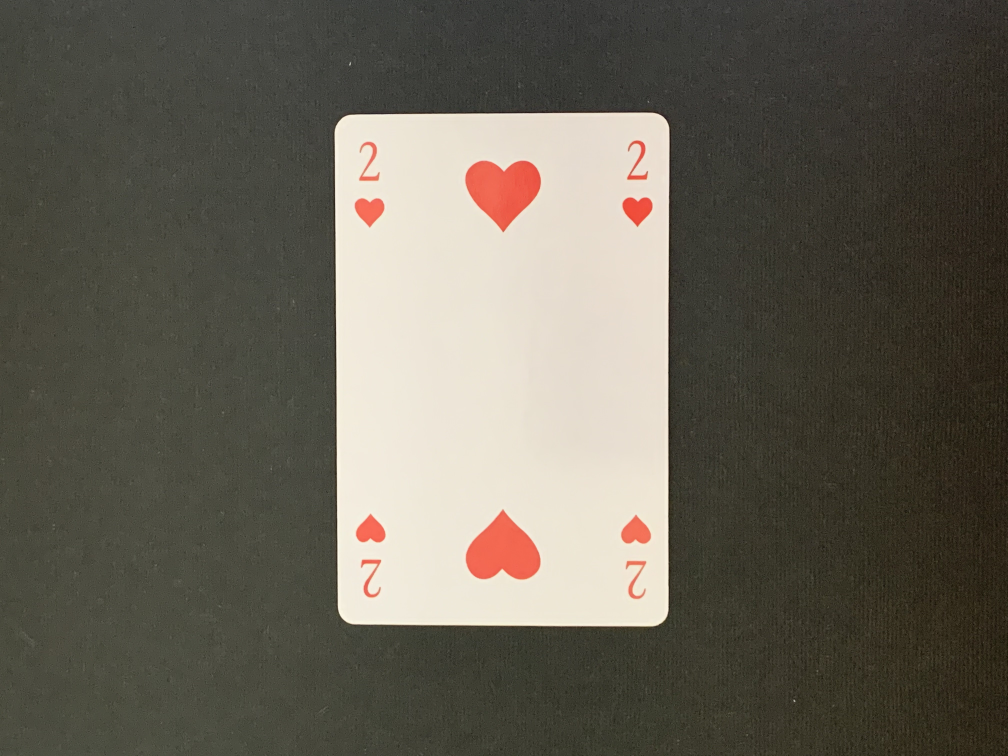
#> input picture dataset2_blackbackground/2h.jpg, 4032 x 3024 px, found by its file name (shown at 1/4 size)
$ jupyter execute --allow-errors creating_playing_cards_dataset_CDIO_editted.ipynb   (shell and % lines are left out)   (older library calls are emulated)
#> lines starting #> are read from the running program, lines starting #| are printed output that depends on the picture; after the words box and inside, x2 and y2 are one past the last pixel; in counts of white or black regions, pixels touching at a corner belong together
#### C.1 Measurements on the cards
Use a ruler to measure the dimensions as indicated in the image below.
For the corner* measures, the idea is to delimit one rectangular zone that can hold every value+suit. The size of the marks may vary with the value or the suit, so take the measures on the cards with the widest, the tallest symbols, and add one or two millimeters.

Report the measures in mm in the cell below (and don't forget to run the cell).

[cell 1]
# [9 lines of commented-out code are left out]
cardW=57
cardH=87
cornerXmin=10
cornerXmax=8
cornerYmin=4
cornerYmax=50


# We convert the measures from mm to pixels: multiply by an arbitrary factor 'zoom'
# You shouldn't need to change this
zoom=4
cardW*=zoom
cardH*=zoom
cornerXmin=int(cornerXmin*zoom)
cornerXmax=int(cornerXmax*zoom)
cornerYmin=int(cornerYmin*zoom)
cornerYmax=int(cornerYmax*zoom)

## Imports

[cell 2]
import numpy as np
import cv2
import os
from tqdm import tqdm
import random
import os
import matplotlib.pyplot as plt
import matplotlib.image as mpimg
import matplotlib.patches as patches
import pickle
from glob import glob
import imgaug as ia
from imgaug import augmenters as iaa
from shapely.geometry import Polygon

## functions used in this notebook

[cell 3]
def display_img(img,polygons=[],channels="bgr",size=9):
    """
        Function to display an inline image, and draw optional polygons (bounding boxes, convex hulls) on it.
        Use the param 'channels' to specify the order of the channels ("bgr" for an image coming from OpenCV world)
    """
    if not isinstance(polygons,list):
        polygons=[polygons]
    if channels=="bgr": # bgr (cv2 image)
        nb_channels=img.shape[2]
        if nb_channels==4:
            img=cv2.cvtColor(img,cv2.COLOR_BGRA2RGBA)
        else:
            img=cv2.cvtColor(img,cv2.COLOR_BGR2RGB)
    fig,ax=plt.subplots(figsize=(size,size))
    ax.set_facecolor((0,0,0))
    ax.imshow(img)
    for polygon in polygons:
        # An polygon has either shape (n,2),
        # either (n,1,2) if it is a cv2 contour (like convex hull).
        # In the latter case, reshape in (n,2)
        if len(polygon.shape)==3:
            polygon=polygon.reshape(-1,2)
        patch=patches.Polygon(polygon,linewidth=1,edgecolor='g',facecolor='none')
        ax.add_patch(patch)

# [31 lines left out: function give_me_filename, not called in this run]

data_dir="data" # Directory that will contain all kinds of data (the data we download and the data we generate)

if not os.path.isdir(data_dir):
    os.makedirs(data_dir)

card_suits=['s','h','d','c']
card_values=['A','K','Q','J','10','9','8','7','6','5','4','3','2']

# Pickle file containing the background images from the DTD
backgrounds_pck_fn=data_dir+"/backgrounds.pck"

# Pickle file containing the card images
cards_pck_fn=data_dir+"/cards.pck"


# imgW,imgH: dimensions of the generated dataset images
imgW=720
imgH=720


refCard=np.array([[0,0],[cardW,0],[cardW,cardH],[0,cardH]],dtype=np.float32)
refCardRot=np.array([[cardW,0],[cardW,cardH],[0,cardH],[0,0]],dtype=np.float32)
refCornerHL=np.array([[cornerXmin,cornerYmin],[cornerXmax,cornerYmin],[cornerXmax,cornerYmax],[cornerXmin,cornerYmax]],dtype=np.float32)
refCornerLR=np.array([[cardW-cornerXmax,cardH-cornerYmax],[cardW-cornerXmin,cardH-cornerYmax],[cardW-cornerXmin,cardH-cornerYmin],[cardW-cornerXmax,cardH-cornerYmin]],dtype=np.float32)
refCorners=np.array([refCornerHL,refCornerLR])

# Get Describable Textures Dataset (DTD)
A convenient way to generate backgrounds for the images of the cards dataset

### Download DTD (1x)

### Extract the DTD (1x)

### Load all *jpg from dtd subdirectories and save them in a pickle file (1x)

The next times, we will directly load the pickle file

[cell 4]
dtd_dir="./dtd/images/"
bg_images=[]
for subdir in glob(dtd_dir+"/*"):
    for f in glob(subdir+"/*.jpg"):
        bg_images.append(mpimg.imread(f))
print("Nb of images loaded :",len(bg_images))
print("Saved in :",backgrounds_pck_fn)
pickle.dump(bg_images,open(backgrounds_pck_fn,'wb'))

[cell 5]
# Clean-up
#!rm dtd-r1.0.1.tar.gz

### Load the backgounds pickle file in 'backgrounds'
'backgrounds' is an instance of the class Backgrounds
To get a random background image, call the method : backgrounds.get_random

[cell 6]
class Backgrounds():
    def __init__(self,backgrounds_pck_fn=backgrounds_pck_fn):
        self._images=pickle.load(open(backgrounds_pck_fn,'rb'))
        self._nb_images=len(self._images)
        print("Nb of images loaded :", self._nb_images)
    def get_random(self, display=False):
        bg=self._images[random.randint(0,self._nb_images-1)]
        if display: plt.imshow(bg)
        return bg

backgrounds = Backgrounds()

#> (a cell that did not finish here is left out)

# Extraction of the cards from pictures or video

### Define the alphamask
The alphamask has 2 purposes:
- clean the border of the detected cards,
- make that border transparent. Cards are not perfect rectangles because corners are rounded. We need to make transparent the zone between the real card and its bounding rectangle, otherwise this zone will be visible in the final generated images of the dataset

[cell 8]
bord_size=2 # bord_size alpha=0
alphamask=np.ones((cardH,cardW),dtype=np.uint8)*255
cv2.rectangle(alphamask,(0,0),(cardW-1,cardH-1),0,bord_size)
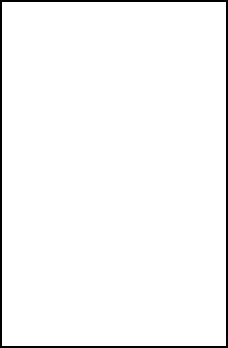
#> alphamask: shape (348, 228); 97.1% white; 1 black region, box (x1, y1, x2, y2) and area: (0, 0, 228, 348) 2288
cv2.line(alphamask,(bord_size*3,0),(0,bord_size*3),0,bord_size)
#> alphamask: shape (348, 228); 97.1% white; 1 black region, box (x1, y1, x2, y2) and area: (0, 0, 228, 348) 2303
cv2.line(alphamask,(cardW-bord_size*3,0),(cardW,bord_size*3),0,bord_size)
#> alphamask: shape (348, 228); 97.1% white; 1 black region, box (x1, y1, x2, y2) and area: (0, 0, 228, 348) 2313
cv2.line(alphamask,(0,cardH-bord_size*3),(bord_size*3,cardH),0,bord_size)
#> alphamask: shape (348, 228); 97.1% white; 1 black region, box (x1, y1, x2, y2) and area: (0, 0, 228, 348) 2323
cv2.line(alphamask,(cardW-bord_size*3,cardH),(cardW,cardH-bord_size*3),0,bord_size)
#> alphamask: shape (348, 228); 97.1% white; 1 black region, box (x1, y1, x2, y2) and area: (0, 0, 228, 348) 2329
plt.figure(figsize=(10,10))
plt.imshow(alphamask)

## Function extract_card
Extract from scene image (cv2/bgr) the part corresponding to the card and transforms it
to fit into the reference card shape.
We suppose here that the user facilitates as much as he can the extraction task by
making the scene image simple (one card on uniform backgroung, not too blurry, correct lighting,...)

[cell 9]
def varianceOfLaplacian(img):
    """
    Compute the Laplacian of the image and then return the focus
    measure, which is simply the variance of the Laplacian
    Source: A.Rosebrock, https://www.pyimagesearch.com/2015/09/07/blur-detection-with-opencv/
    """
    return cv2.Laplacian(img, cv2.CV_64F).var()

def extract_card (img, output_fn=None, min_focus=120, debug=False):
    """
    """

    imgwarp=None

    # Check the image is not too blurry
    focus=varianceOfLaplacian(img)
    if focus < min_focus:
        print("Focus too low :", focus)
        return False,None

#     # Convert in gray color
#     gray = cv2.cvtColor(img,cv2.COLOR_BGR2GRAY)
#     # Noise-reducing and edge-preserving filter
#     gray=cv2.bilateralFilter(img,5,75,75)
#     # Edge extraction
#     edge=cv2.Canny(gray,255,255)

    threshold1=255
    threshold2=255
    apertureSize=3
    L2gradient: False
    edge = cv2.Canny(img, threshold1, threshold2, apertureSize=apertureSize)


    #added to display plot data
    plt.subplot(121),plt.imshow(img,cmap = 'gray')
    plt.title('Original Image'), plt.xticks([]), plt.yticks([])
    plt.subplot(122),plt.imshow(edge,cmap = 'gray')
    plt.title('Edge Image'), plt.xticks([]), plt.yticks([])
    plt.show()

    # Find the contours in the edged image
    cnts, _ = cv2.findContours(edge.copy(), cv2.RETR_EXTERNAL, cv2.CHAIN_APPROX_SIMPLE)

    # We suppose that the contour with largest area corresponds to the contour delimiting the card
    cnt = sorted(cnts, key = cv2.contourArea, reverse = True)[0]

    # We want to check that 'cnt' is the contour of a rectangular shape
    # First, determine 'box', the minimum area bounding rectangle of 'cnt'
    # Then compare area of 'cnt' and area of 'box'
    # Both areas sould be very close
    rect=cv2.minAreaRect(cnt)
    box=cv2.boxPoints(rect)
    box=np.int0(box)
    areaCnt=cv2.contourArea(cnt)
    areaBox=cv2.contourArea(box)
    valid=areaCnt/areaBox>0.95
    #valid=True

    if valid:
        # We want transform the zone inside the contour into the reference rectangle of dimensions (cardW,cardH)
        ((xr,yr),(wr,hr),thetar)=rect
        # Determine 'Mp' the transformation that transforms 'box' into the reference rectangle
        if wr>hr:
            Mp=cv2.getPerspectiveTransform(np.float32(box),refCard)
        else:
            Mp=cv2.getPerspectiveTransform(np.float32(box),refCardRot)
        # Determine the warped image by applying the transformation to the image
        imgwarp=cv2.warpPerspective(img,Mp,(cardW,cardH))
        # Add alpha layer
        imgwarp=cv2.cvtColor(imgwarp,cv2.COLOR_BGR2BGRA)

        # Shape of 'cnt' is (n,1,2), type=int with n = number of points
        # We reshape into (1,n,2), type=float32, before feeding to perspectiveTransform
        cnta=cnt.reshape(1,-1,2).astype(np.float32)
        # Apply the transformation 'Mp' to the contour
        cntwarp=cv2.perspectiveTransform(cnta,Mp)
        cntwarp=cntwarp.astype(np.int)

        # We build the alpha channel so that we have transparency on the
        # external border of the card
        # First, initialize alpha channel fully transparent
        alphachannel=np.zeros(imgwarp.shape[:2],dtype=np.uint8)
        # Then fill in the contour to make opaque this zone of the card
        cv2.drawContours(alphachannel,cntwarp,0,255,-1)

        # Apply the alphamask onto the alpha channel to clean it
        alphachannel=cv2.bitwise_and(alphachannel,alphamask)

        # Add the alphachannel to the warped image
        imgwarp[:,:,3]=alphachannel

        # Save the image to file
        if output_fn is not None:
            cv2.imwrite(output_fn,imgwarp)

    if debug:
        cv2.imshow("Gray",gray)
        cv2.imshow("Canny",edge)
        edge_bgr=cv2.cvtColor(edge,cv2.COLOR_GRAY2BGR)
        cv2.drawContours(edge_bgr,[box],0,(0,0,255),3)
        cv2.drawContours(edge_bgr,[cnt],0,(0,255,0),-1)
        cv2.imshow("Contour with biggest area",edge_bgr)
        if valid:
            cv2.imshow("Alphachannel",alphachannel)
            cv2.imshow("Extracted card",imgwarp)

    return valid,imgwarp

[cell 10]
# Test on one image
debug=False
#img=cv2.imread("./test/all_mads.jpg")
img=cv2.imread("./dataset2/2h.jpg")
#> img is the input picture: shape (3024, 4032, 3); mean B, G, R 86.1, 97.4, 102.1
img2=cv2.imread("data/cards/10s/10s.jpg")
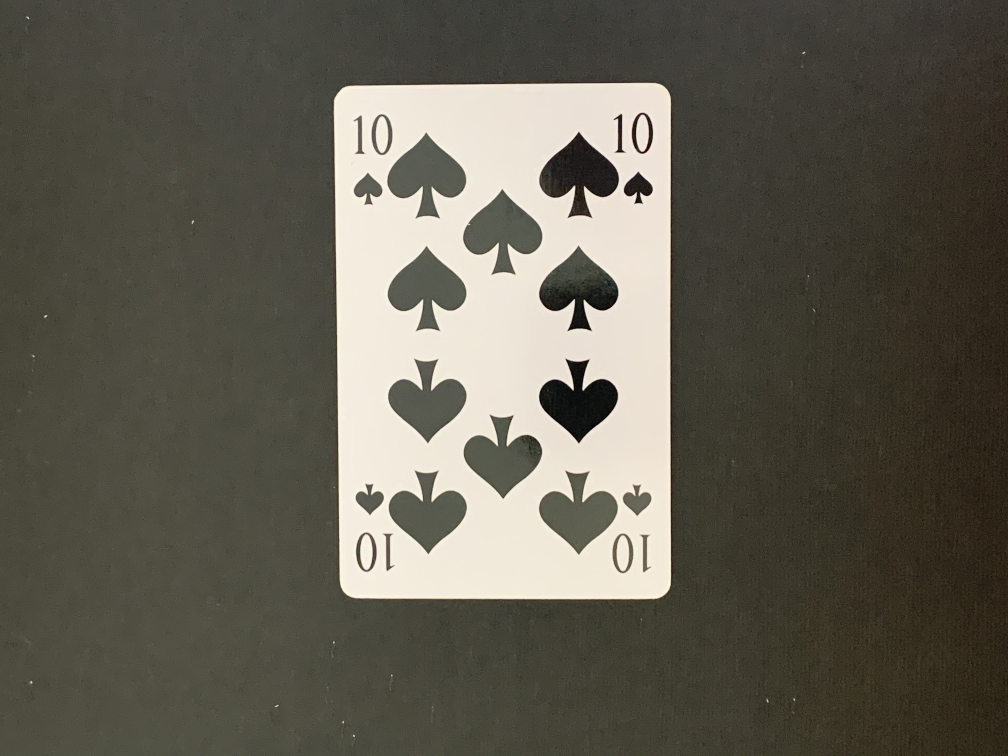
#> input picture dataset2_blackbackground/10s.jpg, 4032 x 3024 px, found by its file name (shown at 1/4 size)
#> img2 is the input picture: shape (3024, 4032, 3); mean B, G, R 82.2, 93.8, 97.2
# [7 lines of commented-out code are left out]
display_img(img2)
#> (the rest of the program and of its run is left out)
